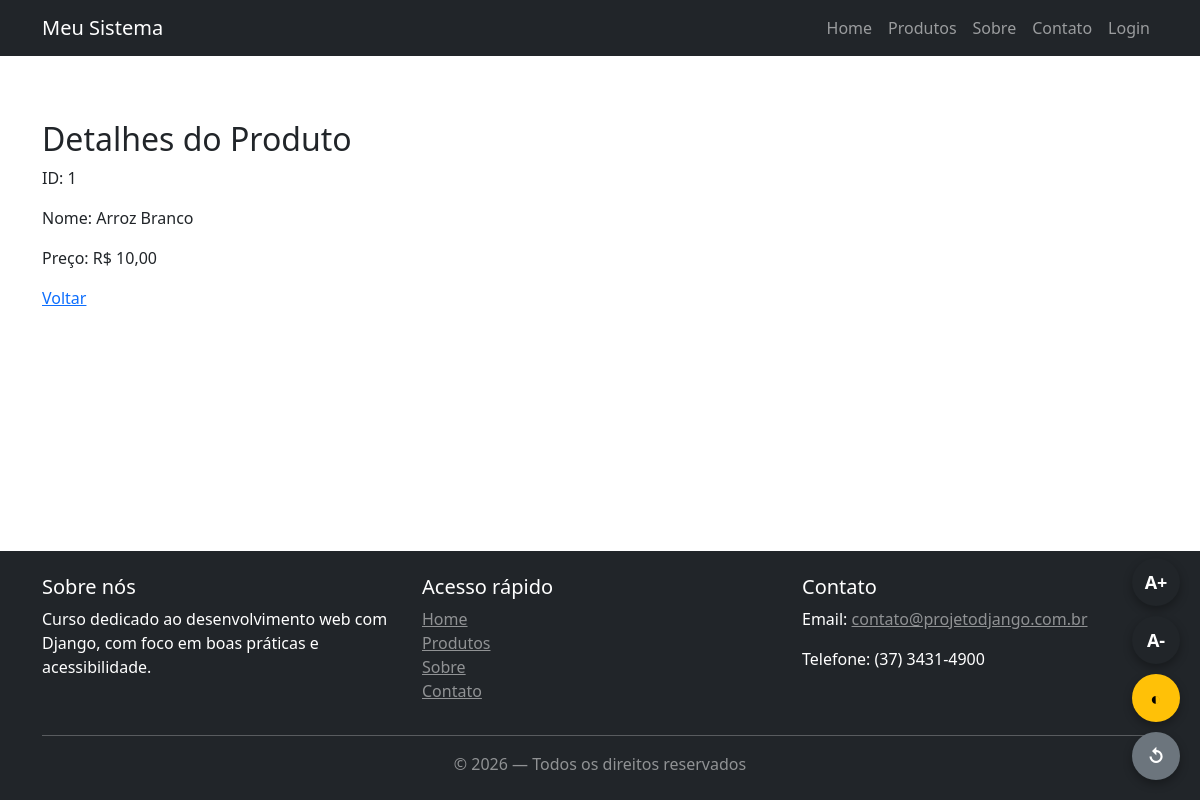
The page /produtos/1/ on the database its author committed.
### produtos/models.py (models this page shows, shortened)
class Produto(models.Model):
    nome = models.CharField(max_length=150)
    preco = models.DecimalField(max_digits=10, decimal_places=2)
    categoria = models.ForeignKey(
        Categoria,
        on_delete=models.CASCADE,
        related_name="produtos"
    )
    class Meta:
        verbose_name = 'Produto'
        verbose_name_plural = 'Produtos'

### produtos/views.py (the view)
# urls.py: path("<int:pk>/", views.ProdutoDetailView.as_view(), name="produto_detail"),
class ProdutoDetailView(DetailView):
    model = Produto
    template_name = "produtos/produto_detail.html"
    context_object_name = "item"

### produtos/templates/produtos/produto_detail.html (shortened to what this page needs)
{% extends "../core/base.html" %}
{% block content %}
    <h2>Detalhes do Produto</h2>
    {% if item %}
    <p>ID: {{ item.id }}</p>
    <p>Nome: {{ item.nome }}</p>
    <p>Preço: R$ {{ item.preco }}</p>
    {% else %}
    <p>Produto não encontrado</p>
    {% endif %}
    <a href="{% url 'produtos:produto_list' %}">Voltar</a>
{% endblock %}

### core/static/core/css/style.css (style rules this page uses)
html { font-size: 100%; }

### rows shown on the page
Produto: id "1", nome "Arroz Branco", preco "10,00"
